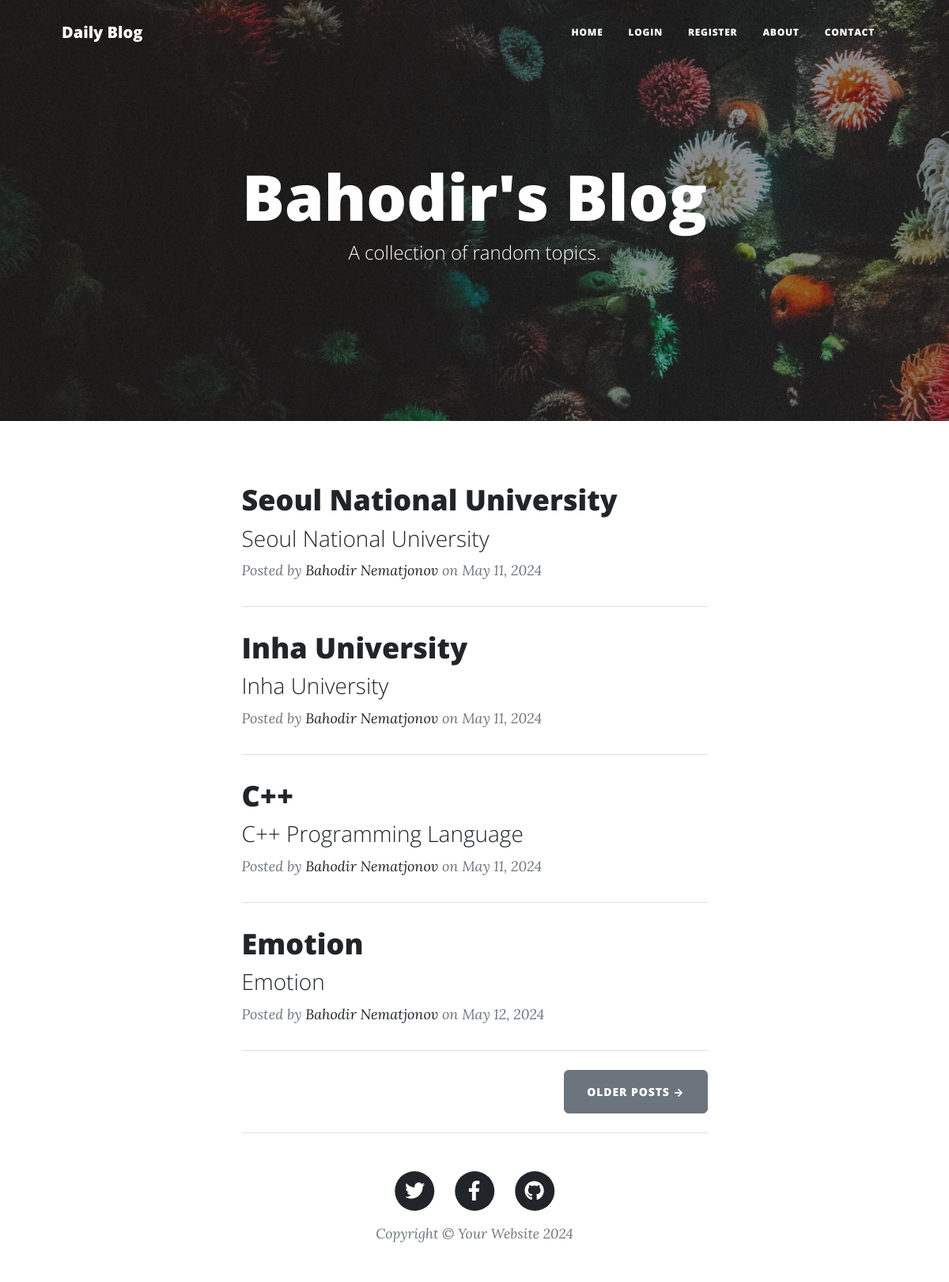
The page / on the database its author committed.
### main.py (models this page shows)
class BlogPost(db.Model):
    __tablename__ = "blog_posts"
    id: Mapped[int] = mapped_column(Integer, primary_key=True)
    author_id: Mapped[int] = mapped_column(Integer, db.ForeignKey("users.id"))
    author = relationship("User", back_populates="posts")
    title: Mapped[str] = mapped_column(String(250), unique=True, nullable=False)
    subtitle: Mapped[str] = mapped_column(String(250), nullable=False)
    date: Mapped[str] = mapped_column(String(250), nullable=False)
    body: Mapped[str] = mapped_column(Text, nullable=False)
    img_url: Mapped[str] = mapped_column(String(250), nullable=False)
    comments = relationship("Comment", back_populates="parent_post")

class User(UserMixin, db.Model):
    __tablename__ = "users"
    id: Mapped[int] = mapped_column(Integer, primary_key=True)
    email: Mapped[str] = mapped_column(String(100), unique=True)
    password: Mapped[str] = mapped_column(String(100))
    name: Mapped[str] = mapped_column(String(100))
    posts = relationship("BlogPost", back_populates="author")
    comments = relationship("Comment", back_populates="comment_author")

### main.py (the view)
@app.route('/')
def get_all_posts():
    result = db.session.execute(db.select(BlogPost))
    posts = result.scalars().all()
    return render_template("index.html", all_posts=posts, current_user=current_user)

### templates/index.html (shortened to what this page needs)
{% include "header.html" %}
<header
  class="masthead"
  style="background-image: url('../static/assets/img/home-bg.jpg')"
>
  <div class="container position-relative px-4 px-lg-5">
    <div class="row gx-4 gx-lg-5 justify-content-center">
      <div class="col-md-10 col-lg-8 col-xl-7">
        <div class="site-heading">
          <h1>Bahodir's Blog</h1>
          <span class="subheading">A collection of random topics.</span>
        </div>
      </div>
    </div>
  </div>
</header>
<div class="container px-4 px-lg-5">
  <div class="row gx-4 gx-lg-5 justify-content-center">
    <div class="col-md-10 col-lg-8 col-xl-7">
      {% for post in all_posts %}
      <div class="post-preview">
        <a href="{{ url_for('show_post', post_id=post.id) }}">
          <h2 class="post-title">{{ post.title }}</h2>
          <h3 class="post-subtitle">{{ post.subtitle }}</h3>
        </a>
        <p class="post-meta">
          Posted by
          <a href="#">{{post.author.name}}</a>
          on {{post.date}}
      <hr class="my-4" />
      {% endfor %}
      <div class="d-flex justify-content-end mb-4">
        <a class="btn btn-secondary text-uppercase" href="#!">Older Posts →</a>
      </div>
    </div>
  </div>
</div>
{% include "footer.html" %}

### templates/header.html (shortened to what this page needs)
<!DOCTYPE html>
<html lang="en">
  <head>
    {% block styles %}
    {{ bootstrap.load_css() }}
    <link
      href="{{ url_for('static', filename='css/styles.css') }}"
      rel="stylesheet"
    />
    {% endblock %}
  </head>
  <body>
    <nav class="navbar navbar-expand-lg navbar-light" id="mainNav">
      <div class="container px-4 px-lg-5">
        <a class="navbar-brand" href="/">Daily Blog
        </a>
        <div class="collapse navbar-collapse" id="navbarResponsive">
          <ul class="navbar-nav ms-auto py-4 py-lg-0">
            <li class="nav-item">
              <a
                class="nav-link px-lg-3 py-3 py-lg-4"
                href="{{ url_for('get_all_posts') }}"
                >Home</a
              >
            </li>
          {% if not current_user.is_authenticated%}
              <li class="nav-item">
              <a
                class="nav-link px-lg-3 py-3 py-lg-4"
                href="{{ url_for('login') }}"
                >Login</a
              >
            </li>
            <li class="nav-item">
              <a
                class="nav-link px-lg-3 py-3 py-lg-4"
                href="{{ url_for('register') }}"
                >Register</a
              >
            </li>
           {% endif %}
            <li class="nav-item">
              <a
                class="nav-link px-lg-3 py-3 py-lg-4"
                href="{{ url_for('about') }}"
                >About</a
              >
            </li>
            <li class="nav-item">
              <a
                class="nav-link px-lg-3 py-3 py-lg-4"
                href="{{ url_for('contact') }}"
                >Contact</a
              >
            </li>
          </ul>
        </div>
      </div>
    </nav>
  </body>
</html>

### templates/footer.html (shortened to what this page needs)
        <footer class="border-top">
          <div class="container px-4 px-lg-5">
              <div class="row gx-4 gx-lg-5 justify-content-center">
                  <div class="col-md-10 col-lg-8 col-xl-7">
                      <ul class="list-inline text-center">
                          <li class="list-inline-item">
                              <a href="#!">
                                  <span class="fa-stack fa-lg">
                                      <i class="fas fa-circle fa-stack-2x"></i>
                                      <i class="fab fa-twitter fa-stack-1x fa-inverse"></i>
                                  </span>
                              </a>
                          </li>
                          <li class="list-inline-item">
                              <a href="#!">
                                  <span class="fa-stack fa-lg">
                                      <i class="fas fa-circle fa-stack-2x"></i>
                                      <i class="fab fa-facebook-f fa-stack-1x fa-inverse"></i>
                                  </span>
                              </a>
                          </li>
                          <li class="list-inline-item">
                              <a href="#!">
                                  <span class="fa-stack fa-lg">
                                      <i class="fas fa-circle fa-stack-2x"></i>
                                      <i class="fab fa-github fa-stack-1x fa-inverse"></i>
                                  </span>
                              </a>
                          </li>
                      </ul>
                      <div class="small text-center text-muted fst-italic">Copyright &copy; Your Website 2024</div>
                  </div>
              </div>
          </div>
      </footer>
  </body>
</html>

### rows shown on the page
BlogPost: title "Seoul National University", subtitle "Seoul National University", author.name "Bahodir Nematjonov", date "May 11, 2024"
BlogPost: title "Inha University", subtitle "Inha University", author.name "Bahodir Nematjonov", date "May 11, 2024"
BlogPost: title "C++", subtitle "C++ Programming Language", author.name "Bahodir Nematjonov", date "May 11, 2024"
BlogPost: title "Emotion", subtitle "Emotion", author.name "Bahodir Nematjonov", date "May 12, 2024"
